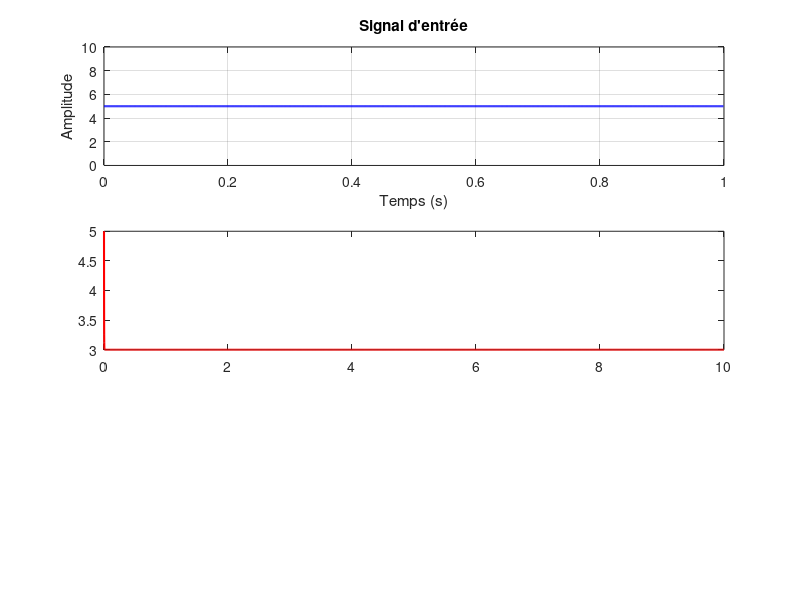

This figure's MATLAB source: (Note: this script raises an error after producing the figure.)
%INITIALISATION
clear all;
close all;
clc;


Fs = 1000;   %fréquence d'échantillonage
T = 1;              % Durée totale (s)
t = 0:1/Fs:T-1/Fs;  % Vecteur temps
N = length(t);      % Nombre d'échantillons


r_in = 5* ones(1,N);     %entrée constante


nb_loops = 10;

Ti = 1e-3;

M = 1/Ti; % nmb de sorties du corrélateur sur 1s

total_iter = nb_loops * M;

% Paramètres AGC
v_ref = 3;          % Niveau de sortie désiré
K_0 = 0.1;       % Coefficient du filtre de boucle
g0 = 1;           % Gain initial du VGA
gq = g0;




%BOUCLE DE SIMULATION

r_out = zeros(1,N);     % Signal de sortie

g_history = zeros(1, total_iter);
r_out_history = zeros(1, total_iter);
error_history = zeros(1, total_iter);

k=1;

for i = 1:nb_loops %nb d'itération
    disp(['Num Loops = ' num2str(i) '/' num2str(nb_loops)])

    for n = 1:M
        %AGC

        % Gain VGA
        r_in_gain = gq*r_in;

        % Mesure de l'amplitude (detector)
        current_level = abs(r_in_gain(n));

        % Comparaison
        error = v_ref - current_level;

        % Signal de sortie
        r_out = r_in_gain(n);
        disp(['Itération ' num2str(n) ' : r\_out = ' num2str(r_out)]);
        %MAJ du gain
        %gq = gq + K_0 * error;
        gq = min(max(gq + K_0 * error, 0), 10);

        % Stockage pour visualisation
        g_history(k) = gq;
        r_out_history(k) = r_out;        
        error_history(k) = error;
        k=k+1;
    end 
end

t_agc = (0:total_iter-1) * Ti;

%% Visualisation
figure;

% Signal d'entrée
subplot(3,1,1);
plot(t, r_in, 'b', 'LineWidth', 1.5);
title('Signal d''entrée');
xlabel('Temps (s)');
ylabel('Amplitude');
ylim([0 10]);
grid on;

% Signal de sortie
subplot(3,1,2);
plot(t_agc, r_out_history, 'r', 'LineWidth', 1.5);
hold on;
yline(v_ref, '--k', 'v_{ref}');
title('Signal de sortie après AGC');
xlabel('Temps (s)');
ylabel('Amplitude');
ylim([0 10]);
grid on;

% Évolution du gain
subplot(3,1,3);
plot(t_agc, g_history, 'g', 'LineWidth', 1.5);
title('Évolution du gain');
xlabel('Temps (s)');
ylabel('Gain');
grid on;
